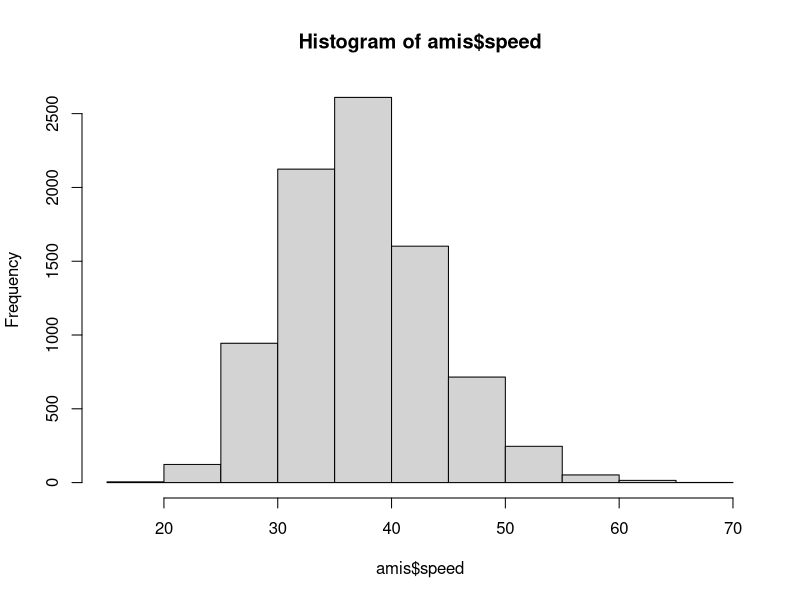
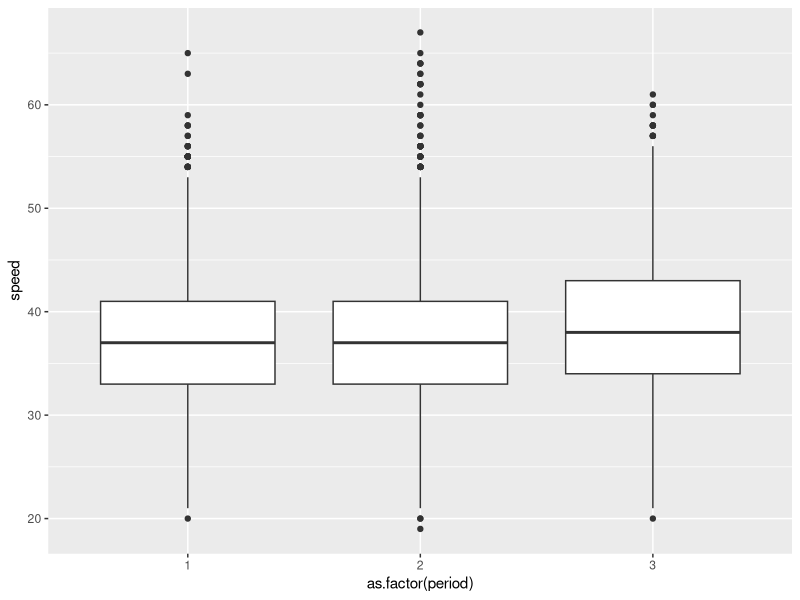
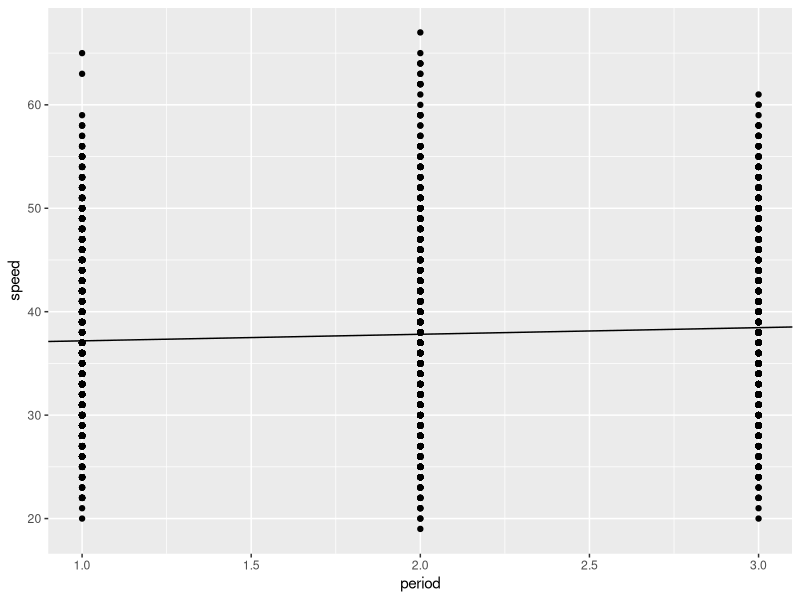
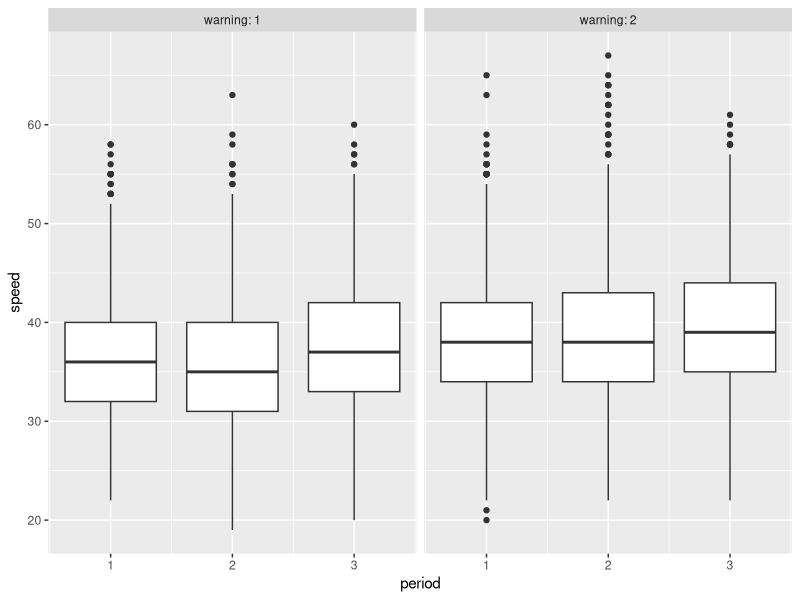
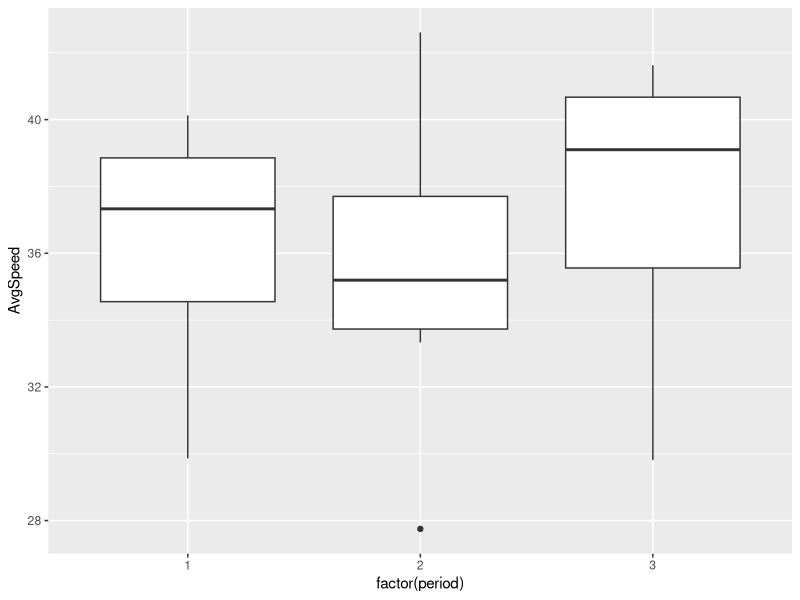
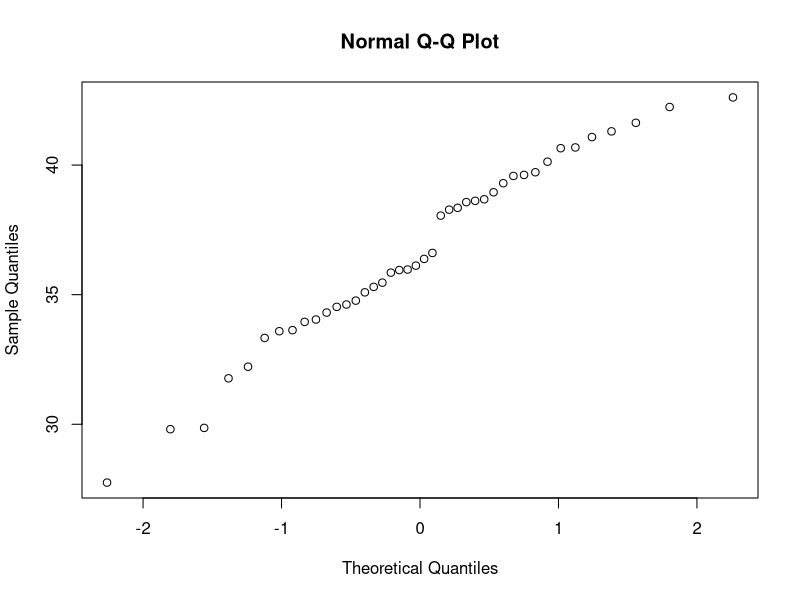

Reproduce these figures in R, in order. (Note: this script raises an error after producing the figures.)
### Stats with R Exercise sheet 7

##########################
#Week 8: ANOVA
##########################

## This exercise sheet contains the exercises that you will need to complete and 
## submit by 23:55 on Monday, December 16. Write the code below the questions. 
## If you need to provide a written answer, comment this out using a hashtag (#). 
## Submit your homework via moodle.
## You are required to work together in groups of three students, but everybody 
## needs to submit the group version of the homework via moodle individually.
## You need to provide a serious attempt to each exercise in order to have
## the assignment graded as complete. 

## Please write below your (and your teammates) name, matriculation number. 
## Name: 1. H T M A Riyadh, 2. Maria Francis
## Matriculation number: 1. 2577735, 2. 2573627

## Change the name of the file by adding your matriculation numbers
## (exercise0N_firstID_secondID_thirdID.R)

###########################################################################################



#######################
### Exercise 1: Preparation
#######################

library(boot)
library(ggplot2)
library(reshape)

# This time we will be working with the "amis" data frame (package 'boot') that has 
# 8437 rows and 4 columns.

# In a study into the effect that warning signs have on speeding patterns, 
# Cambridgeshire County Council considered 14 pairs of locations. The locations were 
# paired to account for factors such as traffic, volume and type of road. One site in 
# each pair had a sign erected warning of the dangers of speeding and asking drivers 
# to slow down. No action was taken at the second site. Three sets of measurements 
# were taken at each site. 
# Each set of measurements was nominally of the speeds of 100 cars but not all sites 
# have exactly 100 measurements. These speed measurements were taken before the 
# erection of the sign, shortly after the erection of the sign, and again after 
# the sign had been in place for some time.

# a) For the further reference please use ?amis. 
# It may take some time to understand the dataset. 
?amis

# b) Load the dataset, store it into a variable called "data", and briefly inspect it. 
# Feel free to make some plots and calculate some statistics in order to understand 
# the data.
data <- amis

str(data)
summary(data)
hist(amis$speed)

ggplot(amis, aes(x = as.factor(period), y = speed)) + 
  geom_boxplot()

lm(speed ~ period, data = amis)

ggplot(data, aes(x = period, y = speed))+ 
  geom_point()+
  geom_abline(intercept = 36.5464, slope=0.6375)


# c) All our columns have numeric type. Convert the categorial columns to factors.
data[sapply(data, is.numeric)] <- lapply(data[sapply(data, is.numeric)], as.factor)
#str(data)

# d) Plot boxplots for the distribution of `speed` for each of the `period` values 
# (before, immediately after and after some time). Build 2 plots (each containing 3 
# boxplots) side by side depending on the `warning` variable.
# (For all plots here and below please use ggplot)
ggplot(amis, aes(x = period, y = speed)) +
  geom_boxplot(aes(group = period)) +  
  facet_grid(. ~ warning, labeller=label_both)

# e) What can you conclude looking at the plots? What can you say about people's 
# behaviour in different periods: before, immediately after and after some time?

#We can conclude that, there are many outliers in both of the Warnings. Comparing warning 1 and 2, we find 
#that warning 2 has some outlier that exceeds the speed sign limit (>60)
#Warning 1:- 
          #before: drivers are intended to increase the speed. some outliers > 51 speed.
          #immediately after: drivers slightly reduce the speed
          #after some time: the speed is increased after some time the waring placed.

#Warning 2:-
          #before: same as in warning 1, speed is increased by driver
          #immediately after: not much increment of the speed in this period. But some drivers exceeding the
          #speed (outliers)
          #after some time: drivers are significantly speed up the vehicles.
 

# f) What are your ideas about why the data with warning==2 (sites where no sign was 
# erected) was collected?

#I think this is done to observe the human behaviour what they have done in under rules (placed warnings)
#and without any rules (no warning sign). This study also helps us to understand the variation of speed.
#from the warning 2 plot, we see that immediately after the signal placed, some driver speeded up and 
#exceeding their limit


#######################
### Exercise 2: 1-way ANOVA
#######################

# a) First let's create a new data frame which will be used for all exercise 2.
# For the 1-way ANOVA we will be working with a subset of `amis` using only the 
# data for sites where warning signs were erected, which corresponds to warning==1. 
# Therefore first subset your data to filter out warning==2 and then apply cast() 
# to average "speed" over each "pair" and "period". 
# Assign this new data frame to the variable casted_data.
amis_data<-subset(amis, warning==1)
casted_data <- cast(amis_data, period + pair ~., fun.aggregate = 'mean', value = 'speed', na.rm = TRUE)
colnames(casted_data)[colnames(casted_data)=="(all)"] <- "AvgSpeed"
summary(casted_data)

# b) Build boxplots of the average speed depending on "period".

ggplot(data = casted_data, aes(x = factor(period), y = AvgSpeed)) + 
  geom_boxplot()


# c) Looking at the boxplots, is there a difference between the periods?
#There is outlier in period 3. And there is difference in the Average speed. Period 3 thas the heighst 
#average speed and period period 2 has the minimum avg. speed


# Now, let's check the ANOVA assumptions and whether they are violated or not 
# and why.
?aov
anova_assump<-aov(AvgSpeed ~ period, data = casted_data)
anova_assump

# d) Independence assumption
# (Figure out the best way to check this assumption and give a detailed justified 
# answer to whether it is violated or not.)

#T-test can check this independence assumption. Because, one-way ANOVA can be treated as an independent 
#T-test and independent t test distributes within each group for dependent variable.
t.test(casted_data$AvgSpeed, casted_data$period)
#data:  casted_data$AvgSpeed and casted_data$period
#t = 61.415, df = 45.404, p-value < 2.2e-16
#alternative hypothesis: true difference in means is not equal to 0

#We can reject the null hypothesis because of the p value 
#is less then 0.05. And true difference in means is not equal to 0. So that means are independent.

# e) Normality of residuals
# (Figure out the best way to check this assumption and give a detailed justified 
# answer to whether it is violated or not.)

#You can do a Shapiro-Wilk test or look at a Q-Q plot. 
#Since there is a sample size of over 5000 and test.shapiro(x) only works for 
#sample size n | 3 <= n <= 5000, I will look at a normal Q-Q plot.

qqnorm(as.numeric(casted_data$AvgSpeed))
#Judging by the Q-Q plot, the residuals seem to be normally distributed.


# f) Homogeneity of variance of residuals
# (Figure out the best way to check this assumption and give a detailed justified 
# answer to whether it is violated or not.)
#This can be tested with Levene's test.
#install.packages("car")
library(car)
leveneTest(casted_data$AvgSpeed, as.factor(casted_data$period), center = mean)
#Df F value Pr(>F)
#group  2  0.3697 0.6933
#39             
# The bigger Pr value indicate that the result is not significant.Thus we can conclude that the assumption 
#of homogeneity of variance of residuals 

# g) Now we are ready to perform 1-way ANOVA: please use the function aov() on the 
# speed depending on the period, report p-value and interpret the result in details.
?aov
onewayanova <- aov(casted_data$AvgSpeed ~ casted_data$period)
summary(onewayanova)
#P value: 0.405 (pr value corresponds to the p value)
#p(0.405) > 0.05, So, we can not reject the null hypothesis. Thus we can say that there is no 
#significant differences between the groups. 


# h) Please do pairwise t-tests of the same variables as in g) using pairwise.t.test().
?pairwise.t.test()
pairwise.t.test(casted_data$AvgSpeed, casted_data$period)

# i) Report the pairwise p-values and interpret the result in detail.
#data:  casted_data$AvgSpeed and casted_data$period 

#1    2   
#2 0.81 -   
#  3 0.81 0.51
#P value adjustment method: holm 
#All the valuses > 0.05, 
#Thus we can say that, there is no significant differences between the groups

# j) Try to use no adjustment for pairwise testing and then the Bonferroni correction.
# Does the result change?
pairwise.t.test(x = casted_data$AvgSpeed, g = casted_data$period, p.adjust.method = "none")
#data:  casted_data$AvgSpeed and casted_data$period 

#1    2   
#2 0.59 -   
#3 0.40 0.17

pairwise.t.test(x = casted_data$AvgSpeed, g = casted_data$period, p.adjust.method = "bonferroni")
#1    2   
#2 1.00 -   
#3 1.00 0.51

#P value adjustment method: bonferroni 
#Yes, the result changes. The result increase when "bonferroni" is used.


#######################
### Exercise 3: 2-way ANOVA
#######################
# a) Now we want to analyze the influence of 2 categorial variables 
# (period and warning) on the speed.
# So let's turn back to our initial dataset amis (not its subset with warning==1).
# First, we need to average the speed over each `pair`, `warning` and `period
# Cast your data again and assign the resuts to casted_data2.
casted_data2<-cast(amis, pair + warning +  period ~., fun.aggregate = mean, value = "speed", na.rm = TRUE)
colnames(casted_data2)[colnames(casted_data2)=="(all)"] <- "AverageSpeed"
summary(casted_data2)

# b) Calculate the mean for each of the 6 possible pairs of `period` and `warning`.
pair_mean <- aggregate(AverageSpeed ~ period + warning, casted_data2, mean)
pair_mean

# c) Do you think there is a significant difference between some of the groups?
#Second element of each pair is greater then first element. i.e. P1: W1 = AvgSpeed (36.51000) < P1:W2 = AvgSpeed (38.21857)
#There is no significant difference between some of the groups

# d) Now apply the 2-way ANOVA: please use the function aov() on the speed depending 
# on the period and warning.
# Report the p-value and interpret the result in detail.
two_way_anova <- aov(AverageSpeed ~ period * warning, casted_data2)
summary(two_way_anova)
two_way_anova
#P value of period: 0.18345, is greater than 0.05. 
#P value of warning: 0.00463, is less then 0.05. We can conclude that, there is a significance relationship with them. 
#and p value between period and warning: 0.82348, This indecates that these two entities are statistically effected by warnings


# e) What do you conclude about the behaviour of drivers based on the 2-way ANOVA?
#The p value for interaction is 0.8234 which is greater than 0.05 , 
#So we can say that there is no significant interaction of period and warning with speed of vehicles.
